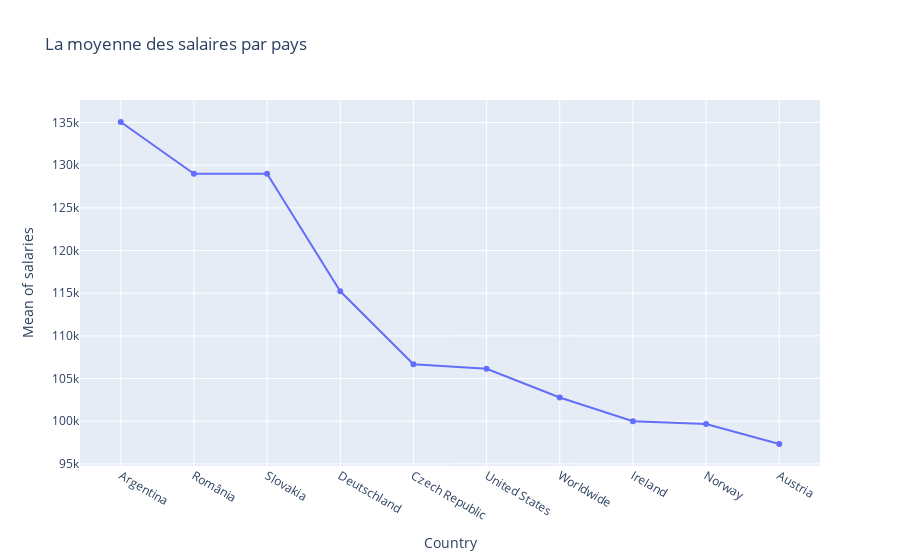

The notebook cell this image was saved under:
### Code cell
import plotly.express as px

countries = df_clean.groupby(by='Country')['Min_Salary_Year'].mean()

country_salary = countries.sort_values(ascending=False).reset_index(name='Mean of salaries')

fig = px.line(country_salary.head(10), x='Country', y='Mean of salaries',title="La moyenne des salaires par pays",markers=True)
fig.show()

### Figure 1 — Plotly figure (JSON) as saved in the notebook; plotly's stock layout.template omitted (floating-point values rounded to 4 significant figures)
{"data": [{"hovertemplate": "Country=%{x}<br>Mean of salaries=%{y}<extra></extra>", "legendgroup": "", "line": {"color": "#636efa", "dash": "solid"}, "marker": {"symbol": "circle"}, "mode": "lines+markers", "name": "", "orientation": "v", "showlegend": false, "type": "scatter", "x": ["Argentina", "România", "Slovakia", "Deutschland", "Czech Republic", "United States", "Worldwide", "Ireland", "Norway", "Austria"], "xaxis": "x", "y": [135100.0, 129000, 129000, 115200.0, 106700.0, 106100.0, 102800.0, 100000, 99670.0, 97330.0], "yaxis": "y"}], "layout": {"legend": {"tracegroupgap": 0}, "title": {"text": "La moyenne des salaires par pays"}, "xaxis": {"anchor": "y", "domain": [0, 1], "title": {"text": "Country"}}, "yaxis": {"anchor": "x", "domain": [0, 1], "title": {"text": "Mean of salaries"}}}}
